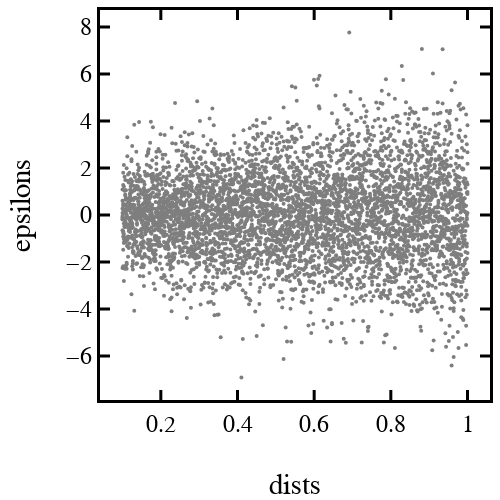

Notebook code for this chart:
### Code cell
trace0 = go.Scatter(
    x=dists,
    y=epsilons,
    mode='markers',
    opacity=0.5,
    marker=dict(
        size=4,
        color='black',
    ),
    line=dict(color='black', width=2, dash='dash'),
)
data = [trace0]
layout = go.Layout()
layout.update(glob_layout)
layout["xaxis"].update({'title': 'dists'})
layout["yaxis"].update({'title': 'epsilons'})
layout.legend.update(x=0, y=1.0, bgcolor='rgba(0,0,0,0)')
layout.update(xaxis=dict(), yaxis=dict())
layout.update(height=500, width=500, showlegend=False)

fig = dict(data=data, layout=layout)
iplot(fig)

### Figure 1 — Plotly figure (JSON) as saved in the notebook; plotly's stock layout.template omitted (floating-point values rounded to 4 significant figures; data arrays with more than 128 entries replaced by an {"elided": "..."} marker saying what was removed)
{"data": [{"line": {"color": "black", "dash": "dash", "width": 2}, "marker": {"color": "black", "size": 4}, "mode": "markers", "opacity": 0.5, "type": "scatter", "uid": "d41f65d4-d087-4f48-b6d8-2c02d1d9542f", "x": {"elided": "5000 float values"}, "y": {"elided": "5000 float values"}}], "layout": {"font": {"color": "black", "family": "Helvetica", "size": 24}, "height": 500, "legend": {"bgcolor": "rgba(0,0,0,0)", "orientation": "v", "x": 0, "y": 1}, "margin": {"b": 100, "l": 100, "r": 10, "t": 10}, "showlegend": false, "width": 500, "xaxis": {"color": "black", "linewidth": 3, "mirror": "allticks", "showgrid": false, "showline": true, "ticklen": 10, "ticks": "inside", "tickwidth": 3, "title": {"text": "dists"}, "zeroline": false}, "yaxis": {"color": "black", "linewidth": 3, "mirror": "allticks", "showgrid": false, "showline": true, "ticklen": 10, "ticks": "inside", "tickwidth": 3, "title": {"text": "epsilons"}, "zeroline": false}}}
